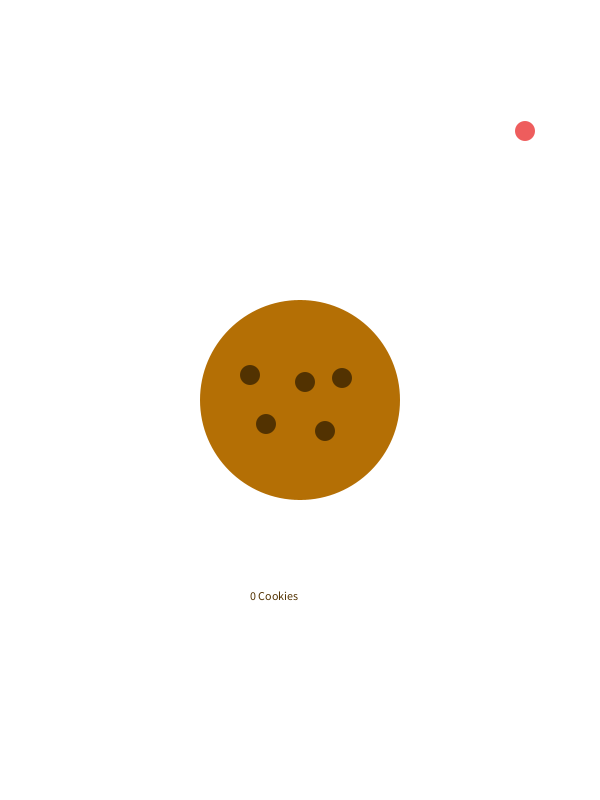
Frame 1 (no input)
Frame 60 (the mouse pressed at the canvas centre just before this capture): identical to frame 1, image omitted
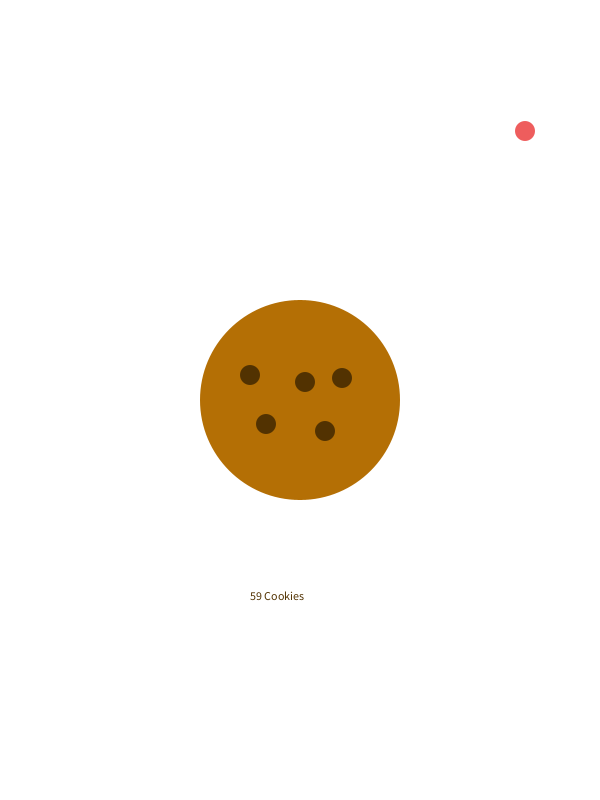
Frame 120 (the mouse held since frame 60 and released just before this capture)

The Processing sketch that drew these frames (run headless with seeded random() and noise(); from frame 60 on, the mouse is pressed at the canvas centre):

// Processing sketch: cookieClicker
// ── cookieClicker.pde
int cookies = 0;
void setup(){
  size(600,800);
}
void draw(){
  background(255);
  noStroke();
fill(180,111,5);
  ellipse(300,400,200,200);
  fill(82, 50, 1);
  ellipse(250,375,20,20);
  ellipse(266,424,20,20);
  ellipse(325,431,20,20);
  ellipse(342,378,20,20);
  ellipse(305,382,20,20);
  text(cookies + " Cookies",250, 600);
  fill(238, 93, 93);
ellipse(525,131,20,20);

if(mousePressed){
println("X: " + mouseX + " Y: " + mouseY); 
}
 if(mousePressed && (mouseX < 401 && mouseX > 197) && (mouseY < 503 && mouseY > 301)){
  cookies+=1;
    }

}

   
